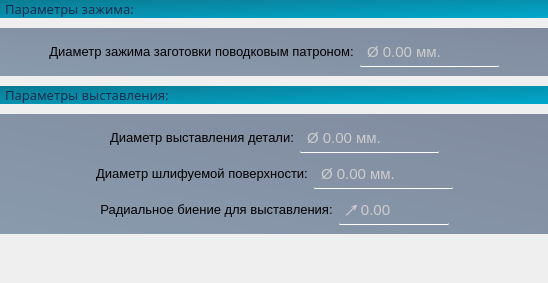
                 <widget class="QWidget" name="page">
                  <property name="sizePolicy">
                   <sizepolicy hsizetype="Preferred" vsizetype="Expanding">
                    <horstretch>0</horstretch>
                    <verstretch>0</verstretch>
                   </sizepolicy>
                  </property>
                  <layout class="QVBoxLayout" name="verticalLayout_3">
                   <property name="spacing">
                    <number>10</number>
                   </property>
                   <property name="leftMargin">
                    <number>0</number>
                   </property>
                   <property name="topMargin">
                    <number>0</number>
                   </property>
                   <property name="rightMargin">
                    <number>0</number>
                   </property>
                   <property name="bottomMargin">
                    <number>9</number>
                   </property>
                   <item>
                    <widget class="QLabel" name="label_21">
                     <property name="font">
                      <font>
                       <family>Segoe UI Light</family>
                       <pointsize>10</pointsize>
                       <bold>false</bold>
                      </font>
                     </property>
                     <property name="styleSheet">
                      <string notr="true">QLabel {
	background: qlineargradient(spread:pad, x1:0, y1:0, x2:1, y2:1, stop:0 rgba(12, 123, 147, 255), stop:1 rgba(0, 168, 204, 255));
	padding-left: 2px;	
	color: rgb(24, 45, 76)
}
</string>
                     </property>
                     <property name="text">
                      <string>Параметры зажима:</string>
                     </property>
                    </widget>
                   </item>
                   <item>
                    <widget class="QWidget" name="widget_6" native="true">
                     <property name="styleSheet">
                      <string notr="true">QWidget {
	background: qlineargradient(spread:pad, x1:0, y1:1, x2:1, y2:0, stop:0 rgba(39, 72, 109, 129), stop:1 rgba(21, 41, 81, 129))
}</string>
                     </property>
                     <layout class="QVBoxLayout" name="verticalLayout_13">
                      <item>
                       <layout class="QHBoxLayout" name="horizontalLayout_7">
                        <property name="topMargin">
                         <number>0</number>
                        </property>
                        <item>
                         <spacer name="horizontalSpacer_7">
                          <property name="orientation">
                           <enum>Qt::Orientation::Horizontal</enum>
                          </property>
                          <property name="sizeHint" stdset="0">
                           <size>
                            <width>40</width>
                            <height>20</height>
                           </size>
                          </property>
                         </spacer>
                        </item>
                        <item>
                         <widget class="QLabel" name="label_9">
                          <property name="sizePolicy">
                           <sizepolicy hsizetype="Preferred" vsizetype="Maximum">
                            <horstretch>0</horstretch>
                            <verstretch>0</verstretch>
                           </sizepolicy>
                          </property>
                          <property name="font">
                           <font>
                            <pointsize>10</pointsize>
                           </font>
                          </property>
                          <property name="styleSheet">
                           <string notr="true">background:none;
border: none</string>
                          </property>
                          <property name="text">
                           <string>Диаметр зажима заготовки поводковым патроном:</string>
                          </property>
                          <property name="alignment">
                           <set>Qt::AlignmentFlag::AlignCenter</set>
                          </property>
                         </widget>
                        </item>
                        <item alignment="Qt::AlignmentFlag::AlignHCenter">
                         <widget class="QDoubleSpinBox" name="d_zazhim_centr">
                          <property name="sizePolicy">
                           <sizepolicy hsizetype="Minimum" vsizetype="Maximum">
                            <horstretch>0</horstretch>
                            <verstretch>0</verstretch>
                           </sizepolicy>
                          </property>
                          <property name="minimumSize">
                           <size>
                            <width>0</width>
                            <height>30</height>
                           </size>
                          </property>
                          <property name="styleSheet">
                           <string notr="true">QDoubleSpinBox {
	padding: 2 5 2 5;	
	border: none;
	border-bottom: 1px solid white;
	border-radius: 1px;
	background: rgba(255, 255, 255, 0);
	transition: color 0.3s ease;
	transition: border-bottom 0.4s ease;
	color: rgb(204, 204, 204);
	font-size: 11pt;
}

QDoubleSpinBox:disabled {
	color: rgb(120, 106, 107);
	background: rgba(255, 255, 255, 20);
}

QDoubleSpinBox:hover {
	color: rgb(255, 255, 255)
}

QDoubleSpinBox:pressed {
	border-bottom: 1px solid white;
}
</string>
                          </property>
                          <property name="prefix">
                           <string>Ø </string>
                          </property>
                          <property name="suffix">
                           <string> мм.</string>
                          </property>
                          <property name="maximum">
                           <double>10000.000000000000000</double>
                          </property>
                         </widget>
                        </item>
                        <item>
                         <spacer name="horizontalSpacer_8">
                          <property name="orientation">
                           <enum>Qt::Orientation::Horizontal</enum>
                          </property>
                          <property name="sizeHint" stdset="0">
                           <size>
                            <width>40</width>
                            <height>20</height>
                           </size>
                          </property>
                         </spacer>
                        </item>
                       </layout>
                      </item>
                     </layout>
                    </widget>
                   </item>
                   <item>
                    <widget class="QLabel" name="label_22">
                     <property name="font">
                      <font>
                       <family>Segoe UI Light</family>
                       <pointsize>10</pointsize>
                       <bold>false</bold>
                      </font>
                     </property>
                     <property name="styleSheet">
                      <string notr="true">QLabel {
	background: qlineargradient(spread:pad, x1:0, y1:0, x2:1, y2:1, stop:0 rgba(12, 123, 147, 255), stop:1 rgba(0, 168, 204, 255));
	padding-left: 2px;	
	color: rgb(24, 45, 76)
}
</string>
                     </property>
                     <property name="text">
                      <string>Параметры выставления:</string>
                     </property>
                    </widget>
                   </item>
                   <item>
                    <widget class="QWidget" name="widget_7" native="true">
                     <property name="styleSheet">
                      <string notr="true">QWidget {
	background: qlineargradient(spread:pad, x1:0, y1:1, x2:1, y2:0, stop:0 rgba(39, 72, 109, 129), stop:1 rgba(21, 41, 81, 129))
}</string>
                     </property>
                     <layout class="QVBoxLayout" name="verticalLayout_14">
                      <item>
                       <layout class="QHBoxLayout" name="horizontalLayout_8">
                        <property name="topMargin">
                         <number>0</number>
                        </property>
                        <item>
                         <spacer name="horizontalSpacer_9">
                          <property name="orientation">
                           <enum>Qt::Orientation::Horizontal</enum>
                          </property>
                          <property name="sizeHint" stdset="0">
                           <size>
                            <width>40</width>
                            <height>20</height>
                           </size>
                          </property>
                         </spacer>
                        </item>
                        <item>
                         <widget class="QLabel" name="label_10">
                          <property name="sizePolicy">
                           <sizepolicy hsizetype="Preferred" vsizetype="Maximum">
                            <horstretch>0</horstretch>
                            <verstretch>0</verstretch>
                           </sizepolicy>
                          </property>
                          <property name="font">
                           <font>
                            <pointsize>10</pointsize>
                           </font>
                          </property>
                          <property name="styleSheet">
                           <string notr="true">background:none;
border: none</string>
                          </property>
                          <property name="text">
                           <string>Диаметр выставления детали:</string>
                          </property>
                          <property name="alignment">
                           <set>Qt::AlignmentFlag::AlignCenter</set>
                          </property>
                         </widget>
                        </item>
                        <item alignment="Qt::AlignmentFlag::AlignHCenter">
                         <widget class="QDoubleSpinBox" name="d_vist_centr">
                          <property name="sizePolicy">
                           <sizepolicy hsizetype="Minimum" vsizetype="Maximum">
                            <horstretch>0</horstretch>
                            <verstretch>0</verstretch>
                           </sizepolicy>
                          </property>
                          <property name="minimumSize">
                           <size>
                            <width>0</width>
                            <height>30</height>
                           </size>
                          </property>
                          <property name="styleSheet">
                           <string notr="true">QDoubleSpinBox {
	padding: 2 5 2 5;	
	border: none;
	border-bottom: 1px solid white;
	border-radius: 1px;
	background: rgba(255, 255, 255, 0);
	transition: color 0.3s ease;
	transition: border-bottom 0.4s ease;
	color: rgb(204, 204, 204);
	font-size: 11pt;
}

QDoubleSpinBox:disabled {
	color: rgb(120, 106, 107);
	background: rgba(255, 255, 255, 20);
}

QDoubleSpinBox:hover {
	color: rgb(255, 255, 255)
}

QDoubleSpinBox:pressed {
	border-bottom: 1px solid white;
}
</string>
                          </property>
                          <property name="prefix">
                           <string>Ø </string>
                          </property>
                          <property name="suffix">
                           <string> мм.</string>
                          </property>
                          <property name="maximum">
                           <double>10000.000000000000000</double>
                          </property>
                         </widget>
                        </item>
                        <item>
                         <spacer name="horizontalSpacer_10">
                          <property name="orientation">
                           <enum>Qt::Orientation::Horizontal</enum>
                          </property>
                          <property name="sizeHint" stdset="0">
                           <size>
                            <width>40</width>
                            <height>20</height>
                           </size>
                          </property>
                         </spacer>
                        </item>
                       </layout>
                      </item>
                      <item>
                       <layout class="QHBoxLayout" name="horizontalLayout_10">
                        <property name="topMargin">
                         <number>0</number>
                        </property>
                        <item>
                         <spacer name="horizontalSpacer_13">
                          <property name="orientation">
                           <enum>Qt::Orientation::Horizontal</enum>
                          </property>
                          <property name="sizeHint" stdset="0">
                           <size>
                            <width>40</width>
                            <height>20</height>
                           </size>
                          </property>
                         </spacer>
                        </item>
                        <item>
                         <widget class="QLabel" name="label_12">
                          <property name="sizePolicy">
                           <sizepolicy hsizetype="Preferred" vsizetype="Maximum">
                            <horstretch>0</horstretch>
                            <verstretch>0</verstretch>
                           </sizepolicy>
                          </property>
                          <property name="font">
                           <font>
                            <pointsize>10</pointsize>
                           </font>
                          </property>
                          <property name="styleSheet">
                           <string notr="true">background:none;
border: none</string>
                          </property>
                          <property name="text">
                           <string>Диаметр шлифуемой поверхности:</string>
                          </property>
                          <property name="alignment">
                           <set>Qt::AlignmentFlag::AlignCenter</set>
                          </property>
                         </widget>
                        </item>
                        <item alignment="Qt::AlignmentFlag::AlignHCenter">
                         <widget class="QDoubleSpinBox" name="d_shlifovka_centr">
                          <property name="sizePolicy">
                           <sizepolicy hsizetype="Minimum" vsizetype="Maximum">
                            <horstretch>0</horstretch>
                            <verstretch>0</verstretch>
                           </sizepolicy>
                          </property>
                          <property name="minimumSize">
                           <size>
                            <width>0</width>
                            <height>30</height>
                           </size>
                          </property>
                          <property name="styleSheet">
                           <string notr="true">QDoubleSpinBox {
	padding: 2 5 2 5;	
	border: none;
	border-bottom: 1px solid white;
	border-radius: 1px;
	background: rgba(255, 255, 255, 0);
	transition: color 0.3s ease;
	transition: border-bottom 0.4s ease;
	color: rgb(204, 204, 204);
	font-size: 11pt;
}

QDoubleSpinBox:disabled {
	color: rgb(120, 106, 107);
	background: rgba(255, 255, 255, 20);
}

QDoubleSpinBox:hover {
	color: rgb(255, 255, 255)
}

QDoubleSpinBox:pressed {
	border-bottom: 1px solid white;
}
</string>
                          </property>
                          <property name="prefix">
                           <string>Ø </string>
                          </property>
                          <property name="suffix">
                           <string> мм.</string>
                          </property>
                          <property name="maximum">
                           <double>10000.000000000000000</double>
                          </property>
                         </widget>
                        </item>
                        <item>
                         <spacer name="horizontalSpacer_14">
                          <property name="orientation">
                           <enum>Qt::Orientation::Horizontal</enum>
                          </property>
                          <property name="sizeHint" stdset="0">
                           <size>
                            <width>40</width>
                            <height>20</height>
                           </size>
                          </property>
                         </spacer>
                        </item>
                       </layout>
                      </item>
                      <item>
                       <layout class="QHBoxLayout" name="horizontalLayout_9">
                        <property name="topMargin">
                         <number>0</number>
                        </property>
                        <item>
                         <spacer name="horizontalSpacer_11">
                          <property name="orientation">
                           <enum>Qt::Orientation::Horizontal</enum>
                          </property>
                          <property name="sizeHint" stdset="0">
                           <size>
                            <width>40</width>
                            <height>20</height>
                           </size>
                          </property>
                         </spacer>
                        </item>
                        <item>
                         <widget class="QLabel" name="label_11">
                          <property name="sizePolicy">
                           <sizepolicy hsizetype="Preferred" vsizetype="Maximum">
                            <horstretch>0</horstretch>
                            <verstretch>0</verstretch>
                           </sizepolicy>
                          </property>
                          <property name="font">
                           <font>
                            <pointsize>10</pointsize>
                           </font>
                          </property>
                          <property name="styleSheet">
                           <string notr="true">background:none;
border: none</string>
                          </property>
                          <property name="text">
                           <string>Радиальное биение для выставления:</string>
                          </property>
                          <property name="alignment">
                           <set>Qt::AlignmentFlag::AlignCenter</set>
                          </property>
                         </widget>
                        </item>
                        <item alignment="Qt::AlignmentFlag::AlignHCenter">
                         <widget class="QDoubleSpinBox" name="bienie_centr">
                          <property name="sizePolicy">
                           <sizepolicy hsizetype="Minimum" vsizetype="Maximum">
                            <horstretch>0</horstretch>
                            <verstretch>0</verstretch>
                           </sizepolicy>
                          </property>
                          <property name="minimumSize">
                           <size>
                            <width>0</width>
                            <height>30</height>
                           </size>
                          </property>
                          <property name="styleSheet">
                           <string notr="true">QDoubleSpinBox {
	padding: 2 5 2 5;	
	border: none;
	border-bottom: 1px solid white;
	border-radius: 1px;
	background: rgba(255, 255, 255, 0);
	transition: color 0.3s ease;
	transition: border-bottom 0.4s ease;
	color: rgb(204, 204, 204);
	font-size: 11pt;
}

QDoubleSpinBox:disabled {
	color: rgb(120, 106, 107);
	background: rgba(255, 255, 255, 20);
}

QDoubleSpinBox:hover {
	color: rgb(255, 255, 255)
}

QDoubleSpinBox:pressed {
	border-bottom: 1px solid white;
}
</string>
                          </property>
                          <property name="prefix">
                           <string>↗ </string>
                          </property>
                          <property name="suffix">
                           <string/>
                          </property>
                          <property name="maximum">
                           <double>10000.000000000000000</double>
                          </property>
                         </widget>
                        </item>
                        <item>
                         <spacer name="horizontalSpacer_12">
                          <property name="orientation">
                           <enum>Qt::Orientation::Horizontal</enum>
                          </property>
                          <property name="sizeHint" stdset="0">
                           <size>
                            <width>40</width>
                            <height>20</height>
                           </size>
                          </property>
                         </spacer>
                        </item>
                       </layout>
                      </item>
                     </layout>
                    </widget>
                   </item>
                   <item>
                    <spacer name="verticalSpacer_4">
                     <property name="orientation">
                      <enum>Qt::Orientation::Vertical</enum>
                     </property>
                     <property name="sizeHint" stdset="0">
                      <size>
                       <width>20</width>
                       <height>40</height>
                      </size>
                     </property>
                    </spacer>
                   </item>
                  </layout>
                 </widget>
